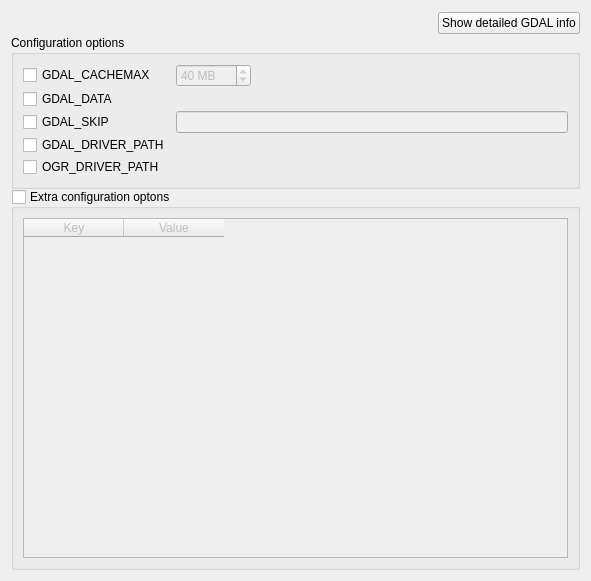
<?xml version="1.0" encoding="UTF-8"?>
<ui version="4.0">
 <class>gdalPreferencesWidget</class>
 <widget class="QWidget" name="gdalPreferencesWidget">
  <property name="geometry">
   <rect>
    <x>0</x>
    <y>0</y>
    <width>591</width>
    <height>581</height>
   </rect>
  </property>
  <property name="windowTitle">
   <string>Form</string>
  </property>
  <layout class="QVBoxLayout" name="verticalLayout">
   <property name="spacing">
    <number>0</number>
   </property>
   <item>
    <layout class="QHBoxLayout" name="infoHorizontalLayout">
     <item>
      <spacer name="infoHorizontalSpacer">
       <property name="orientation">
        <enum>Qt::Horizontal</enum>
       </property>
       <property name="sizeHint" stdset="0">
        <size>
         <width>188</width>
         <height>24</height>
        </size>
       </property>
      </spacer>
     </item>
     <item>
      <widget class="QPushButton" name="infoButton">
       <property name="text">
        <string>Show detailed GDAL info</string>
       </property>
       <property name="icon">
        <iconset resource="../images/resources.qrc">
         <normaloff>:/gdalbackend/info.svg</normaloff>:/gdalbackend/info.svg</iconset>
       </property>
      </widget>
     </item>
    </layout>
   </item>
   <item>
    <widget class="QGroupBox" name="optionsGroupBox">
     <property name="title">
      <string>Configuration options</string>
     </property>
     <layout class="QGridLayout" name="optionsGridLayout">
      <property name="verticalSpacing">
       <number>2</number>
      </property>
      <item row="0" column="0">
       <widget class="QCheckBox" name="cacheCheckBox">
        <property name="text">
         <string>GDAL_CACHEMAX</string>
        </property>
       </widget>
      </item>
      <item row="0" column="1">
       <layout class="QHBoxLayout" name="cacheHorizontalLayout">
        <item>
         <widget class="QSpinBox" name="cacheSpinBox">
          <property name="enabled">
           <bool>false</bool>
          </property>
          <property name="suffix">
           <string> MB</string>
          </property>
          <property name="maximum">
           <number>1000</number>
          </property>
          <property name="singleStep">
           <number>10</number>
          </property>
          <property name="value">
           <number>40</number>
          </property>
         </widget>
        </item>
        <item>
         <spacer name="cacheHorizontalSpacer">
          <property name="orientation">
           <enum>Qt::Horizontal</enum>
          </property>
          <property name="sizeHint" stdset="0">
           <size>
            <width>40</width>
            <height>20</height>
           </size>
          </property>
         </spacer>
        </item>
       </layout>
      </item>
      <item row="1" column="0">
       <widget class="QCheckBox" name="gdalDataCheckBox">
        <property name="text">
         <string>GDAL_DATA</string>
        </property>
       </widget>
      </item>
      <item row="2" column="0">
       <widget class="QCheckBox" name="skipCheckBox">
        <property name="text">
         <string>GDAL_SKIP</string>
        </property>
       </widget>
      </item>
      <item row="2" column="1">
       <widget class="QLineEdit" name="skipLineEdit">
        <property name="enabled">
         <bool>false</bool>
        </property>
       </widget>
      </item>
      <item row="3" column="0">
       <widget class="QCheckBox" name="gdalDriverPathCheckBox">
        <property name="text">
         <string>GDAL_DRIVER_PATH</string>
        </property>
       </widget>
      </item>
      <item row="4" column="0">
       <widget class="QCheckBox" name="ogrDriverPathCheckBox">
        <property name="text">
         <string>OGR_DRIVER_PATH</string>
        </property>
       </widget>
      </item>
     </layout>
    </widget>
   </item>
   <item>
    <widget class="QGroupBox" name="extraOptGroupBox">
     <property name="title">
      <string>Extra configuration optons</string>
     </property>
     <property name="checkable">
      <bool>true</bool>
     </property>
     <property name="checked">
      <bool>false</bool>
     </property>
     <layout class="QVBoxLayout" name="extraOptVerticalLayout">
      <item>
       <widget class="QTableWidget" name="extraOptTableWidget">
        <property name="sizePolicy">
         <sizepolicy hsizetype="Expanding" vsizetype="Expanding">
          <horstretch>0</horstretch>
          <verstretch>0</verstretch>
         </sizepolicy>
        </property>
        <property name="verticalScrollMode">
         <enum>QAbstractItemView::ScrollPerPixel</enum>
        </property>
        <property name="horizontalScrollMode">
         <enum>QAbstractItemView::ScrollPerPixel</enum>
        </property>
        <column>
         <property name="text">
          <string>Key</string>
         </property>
        </column>
        <column>
         <property name="text">
          <string>Value</string>
         </property>
        </column>
       </widget>
      </item>
     </layout>
    </widget>
   </item>
  </layout>
 </widget>
 <resources>
  <include location="../images/resources.qrc"/>
 </resources>
 <connections>
  <connection>
   <sender>cacheCheckBox</sender>
   <signal>toggled(bool)</signal>
   <receiver>cacheSpinBox</receiver>
   <slot>setEnabled(bool)</slot>
   <hints>
    <hint type="sourcelabel">
     <x>114</x>
     <y>94</y>
    </hint>
    <hint type="destinationlabel">
     <x>251</x>
     <y>95</y>
    </hint>
   </hints>
  </connection>
  <connection>
   <sender>skipCheckBox</sender>
   <signal>toggled(bool)</signal>
   <receiver>skipLineEdit</receiver>
   <slot>setEnabled(bool)</slot>
   <hints>
    <hint type="sourcelabel">
     <x>100</x>
     <y>147</y>
    </hint>
    <hint type="destinationlabel">
     <x>206</x>
     <y>151</y>
    </hint>
   </hints>
  </connection>
 </connections>
</ui>
